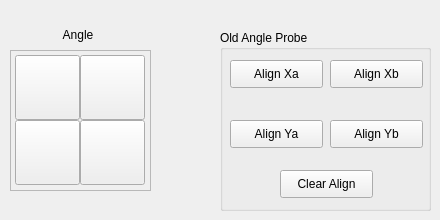
          <widget class="QWidget" name="tab_22">
           <attribute name="title">
            <string>Angle</string>
           </attribute>
           <widget class="QLabel" name="label_85">
            <property name="geometry">
             <rect>
              <x>40</x>
              <y>25</y>
              <width>76</width>
              <height>19</height>
             </rect>
            </property>
            <property name="text">
             <string>Angle</string>
            </property>
            <property name="alignment">
             <set>Qt::AlignCenter</set>
            </property>
           </widget>
           <widget class="QFrame" name="frame_9">
            <property name="geometry">
             <rect>
              <x>10</x>
              <y>50</y>
              <width>141</width>
              <height>141</height>
             </rect>
            </property>
            <property name="frameShape">
             <enum>QFrame::StyledPanel</enum>
            </property>
            <property name="frameShadow">
             <enum>QFrame::Raised</enum>
            </property>
            <widget class="QPushButton" name="probe_p_angle_x_plus">
             <property name="geometry">
              <rect>
               <x>5</x>
               <y>5</y>
               <width>65</width>
               <height>65</height>
              </rect>
             </property>
             <property name="toolTip">
              <string>Angle X+</string>
             </property>
             <property name="text">
              <string/>
             </property>
             <property name="function" stdset="0">
              <string>mdi</string>
             </property>
             <property name="command" stdset="0">
              <string>o&lt;p_angle_x_plus&gt; call</string>
             </property>
            </widget>
            <widget class="QPushButton" name="probe_p_angle_x_minus">
             <property name="geometry">
              <rect>
               <x>70</x>
               <y>70</y>
               <width>65</width>
               <height>65</height>
              </rect>
             </property>
             <property name="toolTip">
              <string>Angle X-</string>
             </property>
             <property name="text">
              <string/>
             </property>
             <property name="function" stdset="0">
              <string>mdi</string>
             </property>
             <property name="command" stdset="0">
              <string>o&lt;p_angle_x_minus&gt;  call</string>
             </property>
            </widget>
            <widget class="QPushButton" name="probe_p_angle_y_plus">
             <property name="geometry">
              <rect>
               <x>5</x>
               <y>70</y>
               <width>65</width>
               <height>65</height>
              </rect>
             </property>
             <property name="toolTip">
              <string>Angle Y+</string>
             </property>
             <property name="text">
              <string/>
             </property>
             <property name="function" stdset="0">
              <string>mdi</string>
             </property>
             <property name="command" stdset="0">
              <string>o&lt;p_angle_y_plus&gt;  call</string>
             </property>
            </widget>
            <widget class="QPushButton" name="probe_p_angle_y_minus">
             <property name="geometry">
              <rect>
               <x>70</x>
               <y>5</y>
               <width>65</width>
               <height>65</height>
              </rect>
             </property>
             <property name="toolTip">
              <string>Angle Y-</string>
             </property>
             <property name="text">
              <string/>
             </property>
             <property name="function" stdset="0">
              <string>mdi</string>
             </property>
             <property name="command" stdset="0">
              <string>o&lt;p_angle_y_minus&gt; call</string>
             </property>
            </widget>
           </widget>
           <widget class="QGroupBox" name="groupBox_24">
            <property name="geometry">
             <rect>
              <x>220</x>
              <y>30</y>
              <width>211</width>
              <height>181</height>
             </rect>
            </property>
            <property name="title">
             <string>Old Angle Probe</string>
            </property>
            <widget class="QPushButton" name="probe_aXa">
             <property name="geometry">
              <rect>
               <x>10</x>
               <y>30</y>
               <width>93</width>
               <height>28</height>
              </rect>
             </property>
             <property name="text">
              <string>Align Xa</string>
             </property>
             <property name="function" stdset="0">
              <string>mdi</string>
             </property>
             <property name="command" stdset="0">
              <string>o&lt;align-xa&gt; call</string>
             </property>
            </widget>
            <widget class="QPushButton" name="probe_aXb">
             <property name="geometry">
              <rect>
               <x>110</x>
               <y>30</y>
               <width>93</width>
               <height>28</height>
              </rect>
             </property>
             <property name="text">
              <string>Align Xb</string>
             </property>
             <property name="function" stdset="0">
              <string>mdi</string>
             </property>
             <property name="command" stdset="0">
              <string>o&lt;align-xb&gt; call</string>
             </property>
            </widget>
            <widget class="QPushButton" name="probe_aYa">
             <property name="geometry">
              <rect>
               <x>10</x>
               <y>90</y>
               <width>93</width>
               <height>28</height>
              </rect>
             </property>
             <property name="text">
              <string>Align Ya</string>
             </property>
             <property name="function" stdset="0">
              <string>mdi</string>
             </property>
             <property name="command" stdset="0">
              <string>o&lt;align-ya&gt; call</string>
             </property>
            </widget>
            <widget class="QPushButton" name="probe_aYb">
             <property name="geometry">
              <rect>
               <x>110</x>
               <y>90</y>
               <width>93</width>
               <height>28</height>
              </rect>
             </property>
             <property name="text">
              <string>Align Yb</string>
             </property>
             <property name="function" stdset="0">
              <string>mdi</string>
             </property>
             <property name="command" stdset="0">
              <string>o&lt;align-yb&gt; call</string>
             </property>
            </widget>
            <widget class="QPushButton" name="pushButton_7">
             <property name="geometry">
              <rect>
               <x>60</x>
               <y>140</y>
               <width>93</width>
               <height>28</height>
              </rect>
             </property>
             <property name="text">
              <string>Clear Align</string>
             </property>
             <property name="function" stdset="0">
              <string>mdi</string>
             </property>
             <property name="command" stdset="0">
              <string>o&lt;clear-offset&gt; call</string>
             </property>
            </widget>
           </widget>
          </widget>
